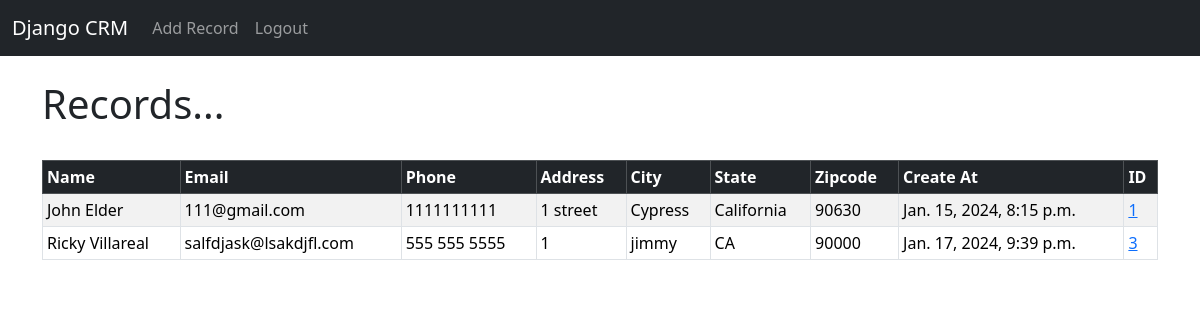
The app's page / (signed in), older data.
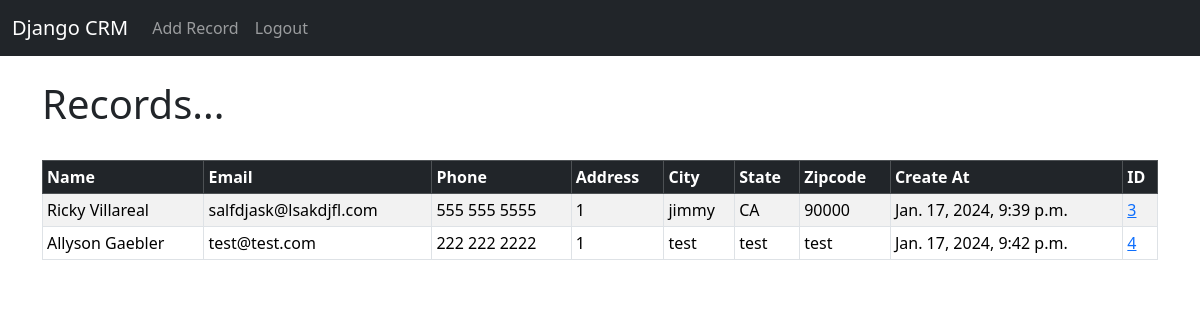
The same page, newer data.
### website/models.py (models this page shows, shortened)
class Record(models.Model):
    created_at = models.DateTimeField(auto_now_add=True)
    first_name = models.CharField(max_length = 50)
    last_name = models.CharField(max_length = 50)
    email = models.CharField(max_length = 75)
    phone = models.CharField(max_length = 12)
    address = models.CharField(max_length = 100)
    city = models.CharField(max_length = 50)
    state = models.CharField(max_length = 25)
    zipcode = models.CharField(max_length = 10)

### website/views.py (the view)
# urls.py: 2. Add a URL to urlpatterns:  path('', views.home, name='home')
def home(request):
    records = Record.objects.all()
    if request.method == "POST":
        username = request.POST['username']
        password = request.POST['password']
        user = authenticate(request, username=username, password=password)
        if user is not None:
            login(request, user)
            messages.success(request, "You have been logged in!")
            return redirect('home')
        else:
            messages.success(request, "Error logging in, please try again...")
            return redirect('home')
    else:
        return render(request, 'home.html', {'records':records})

### website/templates/home.html (shortened to what this page needs)
{% extends "base.html" %}
{%block content%}
    {% if user.is_authenticated %}
    <h1>Records...</h1>
    <br>
    <table class="table table-striped table-hover table-bordered table-sm">
      <thead class = "table-dark">
        <tr>
          <th scope="col">Name</th>
          <th scope="col">Email</th>
          <th scope="col">Phone</th>
          <th scope="col">Address</th>
          <th scope="col">City</th>
          <th scope="col">State</th>
          <th scope="col">Zipcode</th>
          <th scope="col">Create At</th>
          <th scope="col">ID</th>
        </tr>
      </thead>
      <tbody>
          {% if records %}
          {% for record in records %}
          <tr>
            <td>{{ record.first_name }} {{ record.last_name }}</td>
            <td>{{ record.email }}</td>
            <td>{{ record.phone }}</td>
            <td>{{ record.address }}</td>
            <td>{{ record.city }}</td>
            <td>{{ record.state }}</td>
            <td>{{ record.zipcode }}</td>
            <td>{{ record.created_at }}</td>
            <td><a href="{% url 'record' record.id %}">{{ record.id }}<a/></td>
          </tr>
          {% endfor %}
        {% endif %}
      </tbody>
    </table>
{% endif %}
{%endblock%}

Row changes from the older to the newer data that the page shows:
removed Record: first_name "John", last_name "Elder", email "111@gmail.com", phone "1111111111", address "1 street", city "Cypress", state "California", zipcode "90630", created_at "Jan. 15, 2024, 8:15 p.m.", id "1"
added Record: first_name "Allyson", last_name "Gaebler", email "test@test.com", phone "222 222 2222", address "1", city "test", state "test", zipcode "test", created_at "Jan. 17, 2024, 9:42 p.m.", id "4"
